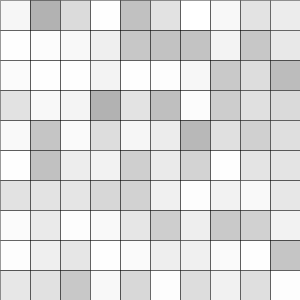
Frame 1 (no input)
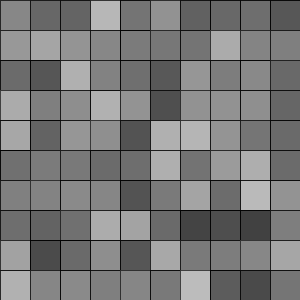
Frame 60 (the mouse pressed at the canvas centre just before this capture)
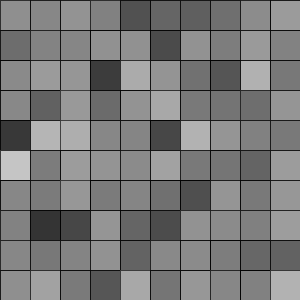
Frame 120 (the mouse held since frame 60 and released just before this capture)

The Processing sketch that drew these frames (run headless with seeded random() and noise(); from frame 60 on, the mouse is pressed at the canvas centre):

// Processing sketch: processing_31634
// ── processing_31634.pde

void setup(){
 size(300,300);
 smooth();
 background(255);
 stroke(0,100);

}

void draw(){
 int w=30;
 int h=30;
 for(int i=0; i<width+30; i+=30){
 for(int j=0; j<height+30; j+=30){
   fill(random(255),random(100));
   rect(i,j,w,h);
 }
 }
}
